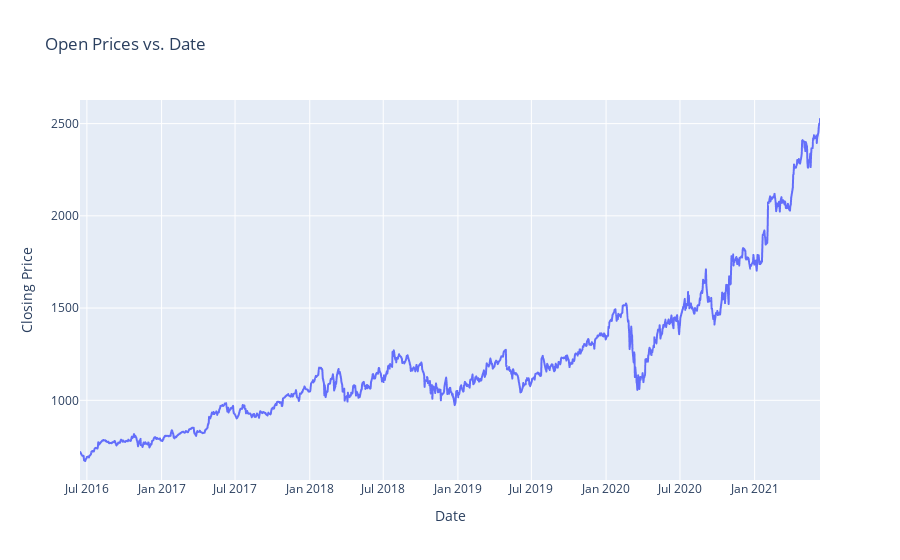

The cell this chart's notebook holds for it:
### Code cell
fig = px.line(df, x='date', y='open', title='Open Prices vs. Date')
fig.update_xaxes(title='Date')
fig.update_yaxes(title='Closing Price')

fig.show()

### Figure 1 — Plotly figure (JSON) as saved in the notebook; plotly's stock layout.template omitted (floating-point values rounded to 4 significant figures; data arrays with more than 128 entries replaced by an {"elided": "..."} marker saying what was removed)
{"data": [{"hovertemplate": "date=%{x}<br>open=%{y}<extra></extra>", "legendgroup": "", "line": {"color": "#636efa", "dash": "solid"}, "marker": {"symbol": "circle"}, "mode": "lines", "name": "", "showlegend": false, "type": "scattergl", "x": {"elided": "1258 str values"}, "xaxis": "x", "y": {"elided": "1258 float values"}, "yaxis": "y"}], "layout": {"legend": {"tracegroupgap": 0}, "title": {"text": "Open Prices vs. Date"}, "xaxis": {"anchor": "y", "domain": [0, 1], "title": {"text": "Date"}}, "yaxis": {"anchor": "x", "domain": [0, 1], "title": {"text": "Closing Price"}}}}
